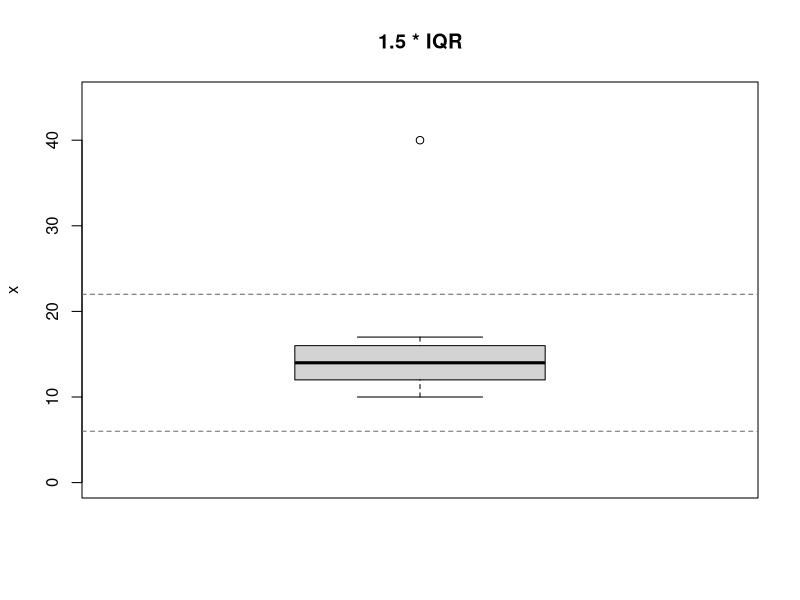

Write the R code that produced this figure.
# Lab 03 — 결측값, 이상치 후보, 구간화 (약 25분)
# 이 파일만 위에서 아래로 실행하면 된다. airquality는 R의 내장 데이터이다.

# 1. 목표 --------------------------------------------------------
# - 결측값 개수를 확인하고 na.rm이 평균 계산에 미치는 영향을 설명한다.
# - 사분위수와 IQR로 이상치 후보를 찾고 상자그림을 읽는다.
# - cut()의 구간 경계를 읽고 경계값이 어느 범주에 속하는지 판단한다.

# 2. 핵심 개념과 작은 예제 ----------------------------------------
# NA는 값이 없거나 알려지지 않았다는 표시이며, 숫자 0이 아니다.
# is.na()는 각 값이 결측값인지 TRUE/FALSE로 알려 준다.
small_values <- c(2, NA, 4)
print(is.na(small_values))
print(sum(is.na(small_values)))
# FALSE, TRUE, FALSE이므로 결측값은 한 개이다. sum()은 TRUE를 1로 센다.
print(mean(small_values))
print(mean(small_values, na.rm = TRUE))
# 기본 평균은 NA, 결측값을 계산에서 제외한 평균은 (2 + 4) / 2 = 3이다.
# na.rm = TRUE는 0으로 채우는 것이 아니며 원자료를 바꾸지도 않는다.

# 이상치는 관측된 값 중 다른 값들과 크게 떨어진 값이다. NA와 구분한다.
# Q1과 Q3는 각각 25%, 75% 위치의 사분위수이고 IQR = Q3 - Q1이다.
# 1.5 × IQR 규칙: Q1 - 1.5 × IQR 미만, Q3 + 1.5 × IQR 초과를 후보로 본다.
# 후보라는 이유만으로 오류라고 확정하거나 자동으로 삭제하지 않는다.

# 3. 먼저 예상하기 -----------------------------------------------
# 예상 1: airquality의 Ozone에 NA가 있다면 기본 mean()은 숫자인가, NA인가?
#         na.rm = TRUE인 평균의 분모는 전체 행 수인가, 결측이 아닌 값의 수인가?
# 예상 2: 값 10, 11, 12, 13, 14, 15, 16, 17, 40에서 Q1 = 12, Q3 = 16이다.
#         IQR과 상한 Q3 + 1.5 × IQR을 계산해 보세요. 40은 후보에 해당하는가?

# 4. 직접 실행 ----------------------------------------------------
# 실험 A: airquality의 Ozone 열에서 결측값과 평균을 확인한다.
ozone <- airquality$Ozone
cat("전체 값의 수:\n")
print(length(ozone))
cat("결측값 수:\n")
print(sum(is.na(ozone)))
cat("결측이 아닌 값의 수:\n")
print(sum(!is.na(ozone)))
cat("기본 평균:\n")
print(mean(ozone))
cat("결측값을 제외한 평균:\n")
print(mean(ozone, na.rm = TRUE))
# 전체 153개 중 결측값 37개를 제외한 116개로 평균 약 42.13을 구한다.
# !는 논리값을 반대로 바꾼다. !is.na(ozone)은 결측이 아닌 위치를 뜻한다.
# 이 평균은 관측된 값들의 평균이다. 빠진 값까지 복원한 평균은 아니다.

# 실험 B: 작은 벡터에서 경계를 계산한 뒤 상자그림과 비교한다.
example_values <- c(10, 11, 12, 13, 14, 15, 16, 17, 40)
quartiles <- quantile(example_values, probs = c(0.25, 0.75))
iqr_value <- IQR(example_values)
lower_fence <- unname(quartiles[1]) - 1.5 * iqr_value
upper_fence <- unname(quartiles[2]) + 1.5 * iqr_value
cat("Q1과 Q3:\n")
print(quartiles)
cat("IQR:\n")
print(iqr_value)
cat("이상치 후보 판정의 하한과 상한:\n")
print(c(lower = lower_fence, upper = upper_fence))

is_candidate <- example_values < lower_fence | example_values > upper_fence
cat("경계 밖의 이상치 후보:\n")
print(example_values[is_candidate])
# |는 두 조건 중 하나라도 TRUE이면 TRUE이다.
# IQR은 4, 경계는 6과 22이므로 후보는 40이다.

# 상자와 수염, 별도 점을 구분한다. 점선은 직접 계산한 판정 경계이다.
boxplot(example_values, main = "1.5 * IQR", ylab = "x", ylim = c(0, 45))
abline(h = c(lower_fence, upper_fence), lty = 2, col = "gray40")
# 이 예제의 상자는 Q1 = 12부터 Q3 = 16까지이고 가운데 선은 중앙값 14이다.
# 수염 끝은 후보가 아닌 실제 관측값 10과 17이다. 점선 경계 6과 22가 아니다.
# 40은 위 수염과 떨어진 점으로 표시된다. 크다는 이유만으로 결측값이 되지 않는다.

# 실험 C: 연속형 온도를 세 구간의 범주로 바꾼다(구간화).
# Temp는 화씨 온도이다. 아래 경계는 실습용이며 공식 온도 등급이 아니다.
# right = TRUE이면 오른쪽 경계를 포함한다: (70, 80]은 70 초과, 80 이하이다.
# include.lowest = TRUE로 첫 구간의 최솟값 50도 포함한다.
breaks <- c(50, 70, 80, 100)
bin_labels <- c("낮음", "중간", "높음")

# 작은 예제: 70은 첫 구간 [50, 70]에, 71은 둘째 구간 (70, 80]에 속한다.
print(cut(c(70, 71), breaks = breaks, labels = bin_labels,
          right = TRUE, include.lowest = TRUE))

# 실행 전 예상: 80은 중간/높음 중 어디에 속하는가? 81은 어디에 속하는가?
boundary_values <- c(70, 80, 81)
cat("경계 근처 값의 구간:\n")
print(cut(boundary_values, breaks = breaks, labels = bin_labels,
          right = TRUE, include.lowest = TRUE))
# 차례로 낮음, 중간, 높음이다. 80은 둘째 구간의 오른쪽 경계에 포함된다.

temp_bins <- cut(airquality$Temp, breaks = breaks, labels = bin_labels,
                 right = TRUE, include.lowest = TRUE)
cat("처음 여섯 온도와 범주:\n")
print(data.frame(Temp = head(airquality$Temp), bin = head(temp_bins)))
cat("범주별 관측 개수:\n")
print(summary(temp_bins))
# cut() 결과는 factor이므로 summary()는 각 범주의 관측 개수를 보여 준다.
# 원래 온도와 범주를 나란히 보고, 각 값이 지정한 경계에 맞게 들어갔는지 확인한다.

# 5. 결과 해석 ----------------------------------------------------
# - 결측값: is.na()의 TRUE 개수와 평균에 실제 사용된 값의 수를 읽는다.
# - 이상치 후보: Q1/Q3 → IQR → 경계 → 경계 밖의 관측값을 순서대로 읽는다.
# - 구간화: 경계의 포함 방향을 먼저 확인한 뒤 온도와 범주를 대응시킨다.
# 결측값 처리, 이상치 후보 판정, 구간화는 서로 다른 데이터 처리이다.
# na.rm은 결측값만 계산에서 제외하며 이상치 후보를 찾아 제외하지 않는다.

# 6. 하나 바꿔보기 ------------------------------------------------
# 같은 값과 경계를 두고 right만 FALSE로 바꾼다.
# 이번에는 왼쪽 경계를 포함한다: [70, 80)은 70 이상, 80 미만이다.
# 예상: 70과 80의 범주는 각각 어디로 바뀌는가? 81의 범주는 유지되는가?
print(cut(boundary_values, breaks = breaks, labels = bin_labels,
          right = FALSE, include.lowest = TRUE))
# 중간, 높음, 높음이다. 경계값 70과 80의 소속이 바뀌고 81은 그대로이다.

# 7. 시험 체크 ----------------------------------------------------
# 1) NA와 숫자 0은 같은 의미인가?
# 2) mean(c(2, NA, 4), na.rm = TRUE)의 값과 평균 계산의 분모는?
# 3) Q1 = 12, Q3 = 16일 때 값 22와 40 중 1.5 × IQR 규칙의 후보는?
#    그 후보를 반드시 삭제해야 하는가?
# 4) right = TRUE인 구간 (70, 80]에서 값 80은 포함되는가?

# 정답 및 해설 ----------------------------------------------------
# 1) 아니다. NA는 알려지지 않은 값, 0은 관측된 숫자 값이다.
# 2) 평균 3, 분모 2. NA를 0으로 바꾼 뒤 3개로 나누는 계산이 아니다.
# 3) 상한이 22이므로 22는 후보가 아니고 40은 후보이다.
#    후보는 원인과 맥락을 확인해야 하며 자동 삭제의 근거가 아니다.
# 4) 포함된다. 오른쪽 경계 80은 포함하고 왼쪽 경계 70은 제외한다.
